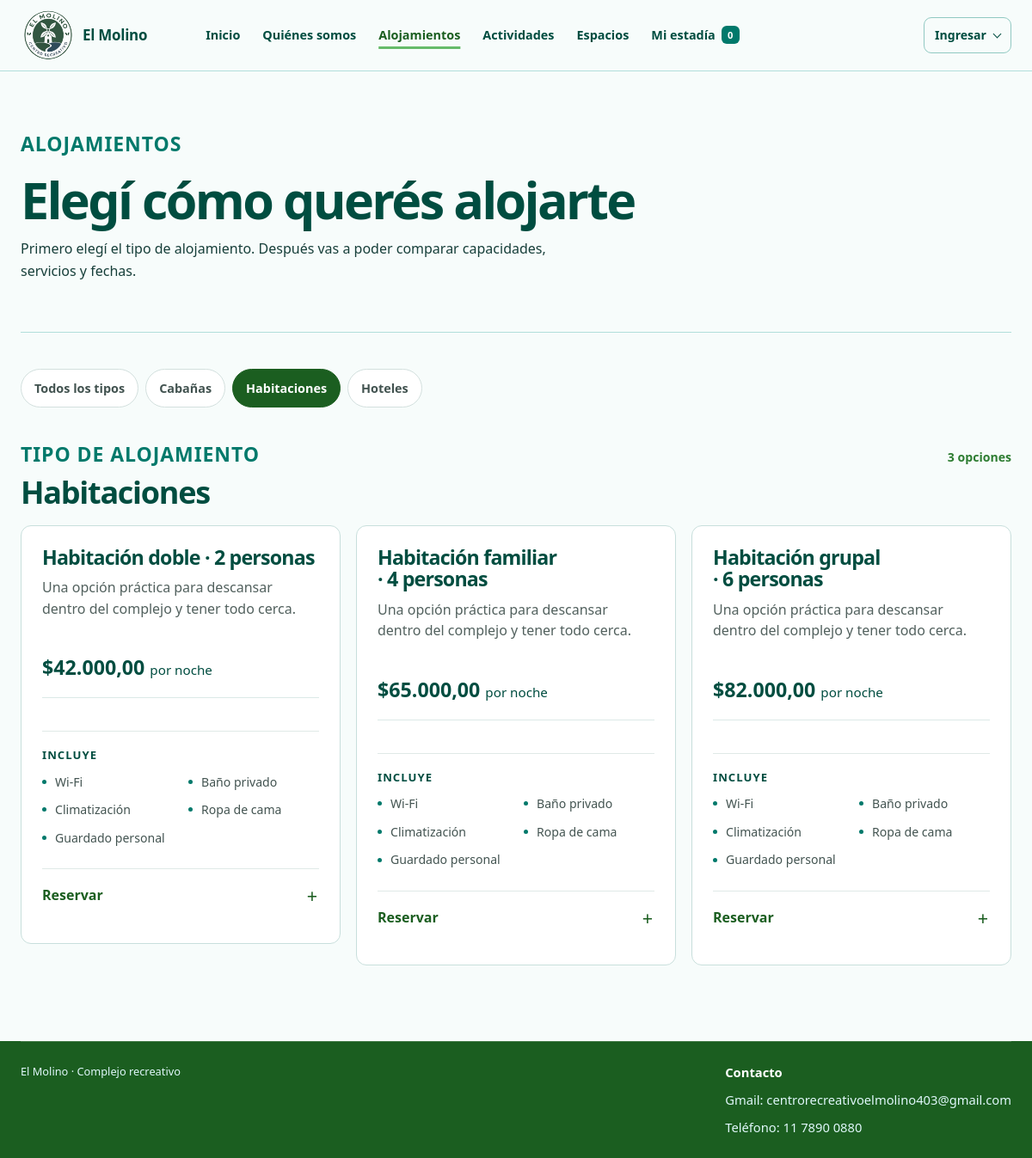
/alojamientos.php?tipo=habitaciones, run on the app's committed database.
### tables this page shows
CREATE TABLE IF NOT EXISTS `alojamientos` (
  `idAlojamiento` INT NOT NULL AUTO_INCREMENT,
  `numero` VARCHAR(10) NOT NULL,
  `tipo` VARCHAR(20) NOT NULL,
  `capacidad` INT NOT NULL,
  `precioPorNoche` DECIMAL(10,2) NOT NULL,
  `descripcion` TEXT DEFAULT NULL,
  `estado` VARCHAR(30) NOT NULL,
  PRIMARY KEY (`idAlojamiento`),
  UNIQUE KEY `uk_alojamiento_numero` (`numero`)
);

### php/Sesion.php (called while the page is built, shortened)
<?php
final class Sesion
{
    public static function obtener(string $clave, mixed $predeterminado = null): mixed { self::iniciar(); return $_SESSION[$clave] ?? $predeterminado; }
    public static function usuario(): ?array { $usuario = self::obtener('usuario'); return is_array($usuario) ? $usuario : null; }
}

### php/Utilidades.php (called while the page is built, shortened)
<?php
final class Utilidades
{
    public static function escapar(?string $texto): string { return htmlspecialchars((string) $texto, ENT_QUOTES, 'UTF-8'); }
}

### php/Conexion.php (called while the page is built, shortened)
<?php
final class Conexion
{
    private static ?PDO $instancia = null;
    public static function obtener(): PDO
    {
        $host = getenv('EL_MOLINO_DB_HOST') ?: 'pma.torga.com.ar';
        $puerto = getenv('EL_MOLINO_DB_PUERTO') ?: '3306';
        $base = getenv('EL_MOLINO_DB_NOMBRE') ?: 's27_El Molino';
        $usuario = getenv('EL_MOLINO_DB_USUARIO') ?: 'u27_xm6WlzIBcR';
        $contrasena = getenv('EL_MOLINO_DB_CONTRASENA') ?: 'A7fexyyjPsWaEvahL^m0J+0B';
        self::$instancia = new PDO("mysql:host={$host};port={$puerto};dbname={$base};charset=utf8mb4", $usuario, $contrasena, [
            PDO::ATTR_ERRMODE => PDO::ERRMODE_EXCEPTION,
            PDO::ATTR_DEFAULT_FETCH_MODE => PDO::FETCH_ASSOC,
            PDO::ATTR_EMULATE_PREPARES => false,
        ]);
        return self::$instancia;
    }
}

### php/GestorEstadoFinanciero.php (called while the page is built, shortened)
<?php
final class GestorEstadoFinanciero
{
    public static function vencerPedidosPendientes(PDO $conexion): int
    {
        $consulta = $conexion->query(
            "SELECT pa.idPedido, UPPER(pa.estadoPedido) AS estadoPedido, UPPER(pa.estadoPago) AS estadoPago
               FROM pedido_alojamiento pa
              WHERE ((UPPER(pa.estadoPedido) IN ('ESPERANDO_SENA','PENDIENTE')
                     AND UPPER(pa.estadoPago)='SENA_PENDIENTE'
                     AND pa.fechaLimiteSena IS NOT NULL AND pa.fechaLimiteSena < NOW()
                     AND (SELECT COALESCE(SUM(pg.montoTotal),0)
                            FROM pago pg JOIN detalle_pedido_alojamiento dpg ON dpg.idReserva=pg.idReserva
                           WHERE dpg.idPedido=pa.idPedido AND UPPER(pg.estado)='CONFIRMADO'
                             AND UPPER(pg.tipoPago) IN ('SENA','SALDO')) < pa.montoSena)
                  OR (UPPER(pa.estadoPago)='SENA_INFORMADA' AND pa.fechaLimiteRevisionSena < NOW()))"
        );
        $pedidos = $consulta->fetchAll();
        return count($pedidos);
    }
}

### php/GestorCarritoAlojamiento.php (called while the page is built, shortened)
<?php
require_once __DIR__ . '/GestorEstadoFinanciero.php';
final class GestorCarritoAlojamiento
{
    public function catalogo(?string $entrada = null, ?string $salida = null): array
    {
        GestorEstadoFinanciero::vencerPedidosPendientes($this->conexion);
        try {
            [$fechaEntrada, $fechaSalida] = $this->validarFechas((string) $entrada, (string) $salida);
        } catch (RuntimeException) {
            return $this->conexion->query(
                'SELECT idAlojamiento, numero, tipo, capacidad, precioPorNoche, estado, 0 AS reservadoEnFechas FROM alojamientos ORDER BY tipo, numero'
            )->fetchAll();
        }
        $consulta = $this->conexion->prepare(
            "SELECT a.idAlojamiento, a.numero, a.tipo, a.capacidad, a.precioPorNoche, a.estado,
                    EXISTS (
                        SELECT 1
                        FROM reservas r
                        WHERE r.idAlojamiento = a.idAlojamiento
                          AND UPPER(TRIM(r.estadoReserva)) NOT IN ('CANCELADA', 'CANCELADO')
                          AND r.fechaIngreso < :fecha_salida
                          AND r.fechaEgreso > :fecha_entrada
                    ) AS reservadoEnFechas
             FROM alojamientos a
             ORDER BY a.tipo, a.numero"
        );
        $consulta->execute([
            'fecha_salida' => $fechaSalida,
            'fecha_entrada' => $fechaEntrada,
        ]);
        return $consulta->fetchAll();
    }
    public function catalogoAgrupado(?string $entrada = null, ?string $salida = null): array
    {
        $grupos = [];
        foreach ($this->catalogo($entrada, $salida) as $alojamiento) {
            $tipoClave = self::claveTipo((string) ($alojamiento['tipo'] ?? ''));
            if (!in_array($tipoClave, ['cabanas', 'habitaciones', 'hoteles'], true)) continue;
            $estado = self::informacionEstado($alojamiento);
            $capacidad = (int) ($alojamiento['capacidad'] ?? 0);
            $clave = $tipoClave . '-' . $capacidad;
            if (!isset($grupos[$clave])) {
                $grupos[$clave] = $alojamiento + [
                    'tipoClave' => $tipoClave,
                    'unidades' => 0,
                    'unidadesDisponibles' => 0,
                ];
            }
            $grupos[$clave]['unidades']++;
            if ($estado['disponible']) $grupos[$clave]['unidadesDisponibles']++;
            $grupos[$clave]['precioPorNoche'] = min(
                (float) $grupos[$clave]['precioPorNoche'],
                (float) $alojamiento['precioPorNoche']
            );
        }
        $ordenTipos = ['cabanas' => 1, 'habitaciones' => 2, 'hoteles' => 3];
        uasort($grupos, static function (array $a, array $b) use ($ordenTipos): int {
            return (($ordenTipos[$a['tipoClave']] ?? 99) <=> ($ordenTipos[$b['tipoClave']] ?? 99))
                ?: ((int) $a['capacidad'] <=> (int) $b['capacidad']);
        });
        return array_values($grupos);
    }
    public static function informacionEstado(array $alojamiento): array
    {
        $estado = self::normalizarTexto((string) ($alojamiento['estado'] ?? ''));
        $reservadoEnFechas = (int) ($alojamiento['reservadoEnFechas'] ?? 0) === 1;
        return [
            'clave' => 'disponible',
            'etiqueta' => 'Disponible',
            'detalle' => '',
            'disponible' => true,
            'permiteSeleccionarFechas' => true,
        ];
    }
    public static function claveTipo(string $tipo): string
    {
        $tipo = self::normalizarTexto($tipo);
        if (str_contains($tipo, 'habitacion')) return 'habitaciones';
        if (str_contains($tipo, 'hotel')) return 'hoteles';
        return 'otros';
    }
    public static function detallesPublicos(array $alojamiento): array
    {
        $capacidad = max(1, (int) ($alojamiento['capacidad'] ?? 1));
        $tipo = self::claveTipo((string) ($alojamiento['tipo'] ?? ''));
        if ($tipo === 'habitaciones') {
            $nombre = $capacidad <= 2 ? 'Habitación doble' : ($capacidad <= 4 ? 'Habitación familiar' : 'Habitación grupal');
            return [
                'titulo' => $nombre . ' · ' . $capacidad . ' personas',
                'descripcion' => 'Una opción práctica para descansar dentro del complejo y tener todo cerca.',
                'servicios' => ['Wi-Fi', 'Baño privado', 'Climatización', 'Ropa de cama', 'Guardado personal'],
            ];
        }
        return [
            'titulo' => (string) ($alojamiento['tipo'] ?? 'Alojamiento') . ' para ' . $capacidad . ' personas',
            'descripcion' => 'Una alternativa para disfrutar la estadía dentro de El Molino.',
            'servicios' => ['Wi-Fi', 'Baño privado', 'Ropa de cama'],
        ];
    }
    private function validarFechas(string $entrada, string $salida): array
    {
        $zona = new DateTimeZone(self::ZONA_HORARIA);
        $fechaEntrada = DateTimeImmutable::createFromFormat('!Y-m-d', $entrada, $zona);
        $erroresEntrada = DateTimeImmutable::getLastErrors();
        $fechaSalida = DateTimeImmutable::createFromFormat('!Y-m-d', $salida, $zona);
        $erroresSalida = DateTimeImmutable::getLastErrors();
        $entradaValida = $fechaEntrada && $fechaEntrada->format('Y-m-d') === $entrada
            && ($erroresEntrada === false || ($erroresEntrada['warning_count'] === 0 && $erroresEntrada['error_count'] === 0));
        $salidaValida = $fechaSalida && $fechaSalida->format('Y-m-d') === $salida
            && ($erroresSalida === false || ($erroresSalida['warning_count'] === 0 && $erroresSalida['error_count'] === 0));
        $hoy = new DateTimeImmutable('today', $zona);
        $noches = (int) $fechaEntrada->diff($fechaSalida)->days;
        return [$fechaEntrada->format('Y-m-d'), $fechaSalida->format('Y-m-d'), $noches];
    }
    private static function normalizarTexto(string $texto): string
    {
        $texto = strtolower(trim($texto));
        $texto = strtr($texto, [
            'á' => 'a', 'é' => 'e', 'í' => 'i', 'ó' => 'o', 'ú' => 'u',
            '_' => ' ', '-' => ' ',
        ]);
        return preg_replace('/\s+/', ' ', $texto) ?: '';
    }
}

### alojamientos.php (the view, shortened to what this page needs)
<?php
require_once __DIR__ . '/registro/inicio.php';
require_once __DIR__ . '/php/GestorCarritoAlojamiento.php';
require_once __DIR__ . '/php/Vista.php';
$zona = new DateTimeZone('America/Argentina/Buenos_Aires');
$manana = new DateTimeImmutable('tomorrow', $zona);
$entrada = (string) ($_GET['entrada'] ?? $manana->format('Y-m-d'));
$salida = (string) ($_GET['salida'] ?? $manana->modify('+1 day')->format('Y-m-d'));
$tiposAlojamiento = [
    'cabanas' => ['nombre' => 'Cabañas', 'descripcion' => 'Espacios independientes para 2, 4 o 6 personas.'],
    'habitaciones' => ['nombre' => 'Habitaciones', 'descripcion' => 'Opciones dobles, familiares y grupales dentro del complejo.'],
    'hoteles' => ['nombre' => 'Hoteles', 'descripcion' => 'Habitaciones con servicios diarios y espacios comunes.'],
];
$tipoSeleccionado = (string) ($_POST['tipoSeleccionado'] ?? $_GET['tipo'] ?? '');
$errores = [];
$grupoConError = '';
$alojamientos = [];
try {
    $gestor = new GestorCarritoAlojamiento(Conexion::obtener());
    $alojamientos = $gestor->catalogoAgrupado($entrada, $salida);
} catch (PDOException $e) {
    error_log('No se pudo cargar el catálogo de alojamientos: ' . $e->getMessage());
    $errores[] = 'No se pudieron cargar los alojamientos. Revisá la conexión con la base de datos.';
}
$alojamientosVisibles = $tipoSeleccionado === '' ? [] : array_values(array_filter(
    $alojamientos,
    static fn(array $alojamiento): bool => (string) $alojamiento['tipoClave'] === $tipoSeleccionado
));
$usuario = Sesion::usuario();
?>
<!DOCTYPE html>
<html lang="es-AR">
<head>
    <link rel="stylesheet" href="estilos/estilos.css?v=<?= (int) filemtime(__DIR__ . '/estilos/estilos.css') ?>">
</head>
<body class="pagina-compra">
    <?= Vista::encabezadoPrincipal($usuario, '', 'alojamientos') ?>
    <main class="contenedor contenido-compra">
        <section class="portada-alojamientos">
            <p class="texto-destacado">ALOJAMIENTOS</p>
            <h1>Elegí cómo querés alojarte</h1>
            <p class="introduccion-compra">Primero elegí el tipo de alojamiento. Después vas a poder comparar capacidades, servicios y fechas.</p>
        </section>
        <?php if ($tipoSeleccionado === ''): ?>
            <section class="selector-tipo-alojamiento" aria-labelledby="titulo-tipos-alojamiento">
                <div class="encabezado-packs"><div><h2 id="titulo-tipos-alojamiento">¿Qué estás buscando?</h2></div><p>Elegí una opción para ver los alojamientos</p></div>
                <div class="grilla-tipos-alojamiento">
                    <?php foreach ($tiposAlojamiento as $clave => $tipo): ?>
                        <a class="tarjeta-tipo-alojamiento" href="alojamientos.php?tipo=<?= rawurlencode($clave) ?>">
                            <div><h2><?= Utilidades::escapar($tipo['nombre']) ?></h2><p><?= Utilidades::escapar($tipo['descripcion']) ?></p></div>
                            <span class="accion-tipo-alojamiento">Ver opciones <span aria-hidden="true">→</span></span>
                        </a>
                    <?php endforeach; ?>
                </div>
            </section>
        <?php else: ?>
            <nav class="navegacion-tipos-alojamiento" aria-label="Tipos de alojamiento">
                <a href="alojamientos.php">Todos los tipos</a>
                <?php foreach ($tiposAlojamiento as $clave => $tipo): ?><a href="alojamientos.php?tipo=<?= rawurlencode($clave) ?>"<?= $tipoSeleccionado === $clave ? ' class="activo" aria-current="page"' : '' ?>><?= Utilidades::escapar($tipo['nombre']) ?></a><?php endforeach; ?>
            </nav>
            <div class="encabezado-packs" id="alojamientos-disponibles">
                <div><p class="texto-destacado">TIPO DE ALOJAMIENTO</p><h2><?= Utilidades::escapar($tiposAlojamiento[$tipoSeleccionado]['nombre']) ?></h2></div>
                <p><?= count($alojamientosVisibles) ?> <?= count($alojamientosVisibles) === 1 ? 'opción' : 'opciones' ?></p>
            </div>
            <?php if (!$alojamientosVisibles): ?>
                <section class="estado-vacio-compra estado-vacio-catalogo"><h2>No hay <?= Utilidades::escapar(strtolower($tiposAlojamiento[$tipoSeleccionado]['nombre'])) ?> disponibles en este momento</h2><p>Podés volver y elegir otro tipo de alojamiento o consultar nuevamente más adelante.</p><a class="boton boton-secundario" href="alojamientos.php">Elegir otro tipo</a></section>
            <?php else: ?>
                <div class="grilla-productos-alojamiento">
                <?php foreach ($alojamientosVisibles as $alojamiento): ?>
                    <?php $detalle = GestorCarritoAlojamiento::detallesPublicos($alojamiento); ?>
                    <?php $claveGrupo = (string) $alojamiento['tipoClave'] . '-' . (int) $alojamiento['capacidad']; ?>
                    <article class="producto-alojamiento">
                        <div class="contenido-pack-alojamiento">
                        <h2><?= Utilidades::escapar($detalle['titulo']) ?></h2>
                        <p class="descripcion-alojamiento"><?= Utilidades::escapar($detalle['descripcion']) ?></p>
                        <p class="precio-alojamiento">$<?= number_format((float) $alojamiento['precioPorNoche'], 2, ',', '.') ?> <span>por noche</span></p>
                        <div class="servicios-alojamiento"><h3>Incluye</h3><ul><?php foreach ($detalle['servicios'] as $servicio): ?><li><?= Utilidades::escapar($servicio) ?></li><?php endforeach; ?></ul></div>
                        <details class="reserva-alojamiento"<?= $grupoConError === $claveGrupo ? ' open' : '' ?>>
                            <summary>Reservar</summary>
                        </details>
                        </div>
                    </article>
                <?php endforeach; ?>
                </div>
            <?php endif; ?>
        <?php endif; ?>
    </main>
    <footer class="pie-pagina pie-pagina-simple"><div class="contenedor pie-inferior"><span>El Molino · Complejo recreativo</span><?= Vista::contactoPie() ?></div></footer>
</body>
</html>

### data on the page
alojamientos: capacidad "Habitación doble · 2 personas", capacidad "Una opción práctica para descansar dentro del complejo y tener todo cerca.", precioPorNoche "42.000,00", capacidad "Wi-Fi", capacidad "Baño privado", capacidad "Climatización", capacidad "Ropa de cama", capacidad "Guardado personal"
alojamientos: capacidad "Habitación familiar · 4 personas", capacidad "Una opción práctica para descansar dentro del complejo y tener todo cerca.", precioPorNoche "65.000,00", capacidad "Wi-Fi", capacidad "Baño privado", capacidad "Climatización", capacidad "Ropa de cama", capacidad "Guardado personal"
alojamientos: capacidad "Habitación grupal · 6 personas", capacidad "Una opción práctica para descansar dentro del complejo y tener todo cerca.", precioPorNoche "82.000,00", capacidad "Wi-Fi", capacidad "Baño privado", capacidad "Climatización", capacidad "Ropa de cama", capacidad "Guardado personal"

### other printed values
$cantidad "0"
self::escapar($texto) "Ingresar"
Utilidades::escapar($tipo['nombre']) "Cabañas"
Utilidades::escapar($tipo['nombre']) "Habitaciones"
Utilidades::escapar($tipo['nombre']) "Hoteles"
Utilidades::escapar($tiposAlojamiento[$tipoSeleccionado]['nombre']) "Habitaciones"
count($alojamientosVisibles) "3"
